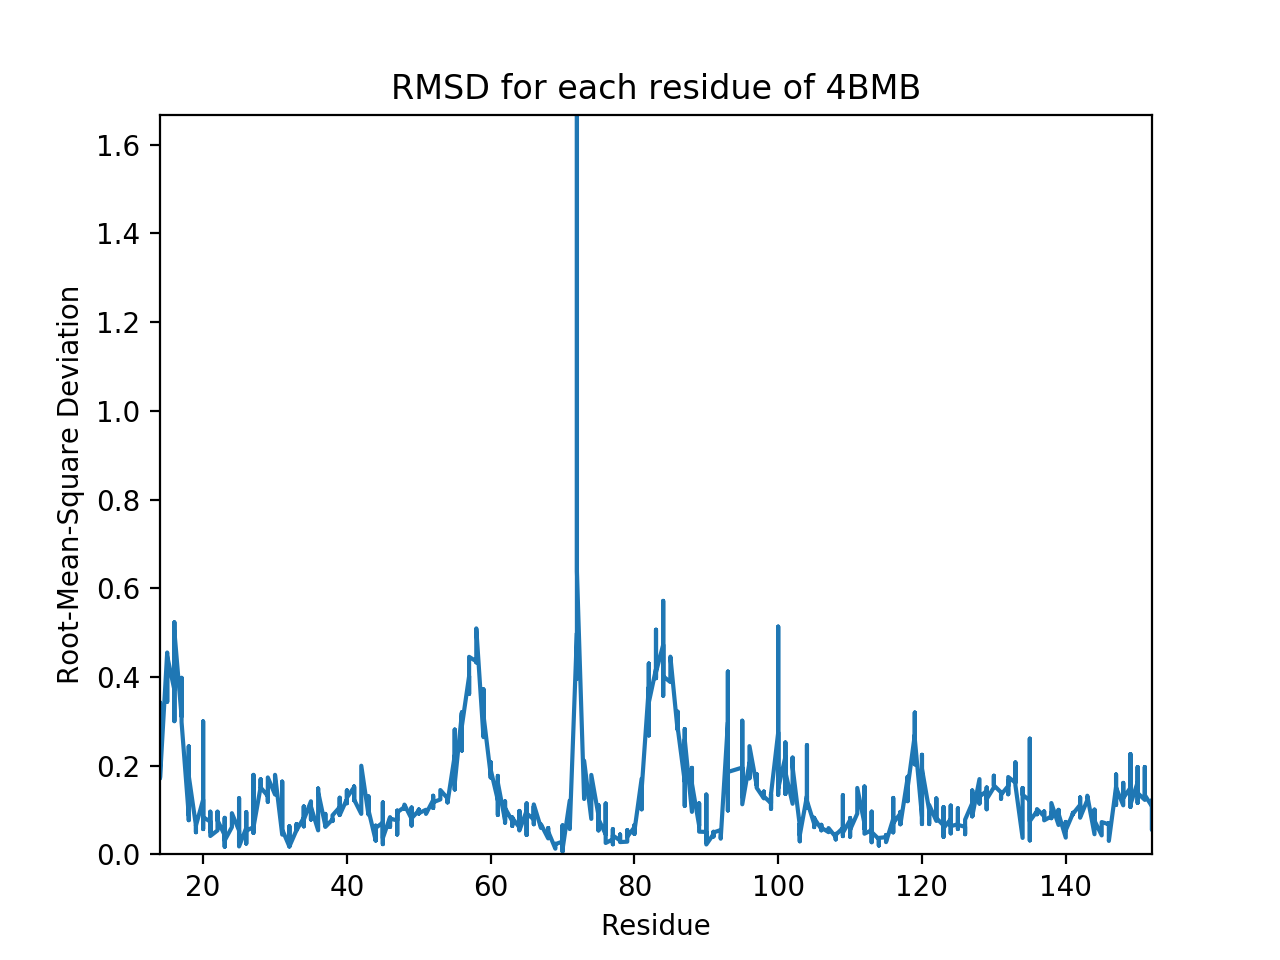

Source code (Python):
#!/usr/bin/python

__author__ = "Yekaterina Kovalyova"
__copyright__ = "Copyright 2017"
__credits__ = ["Yekaterina Kovalyova"]
__license__ = "GPL"
__version__ = "1.0.0"
__maintainer__ = "Yekaterina Kovalyova"
__email__ = "yekaterina.kovalyova@yale.edu"

### Usage:      python 4BMB_RMSD.py -p1 <pdb prot 1> -p2 <pdb prot 2>
### Example:    python 4BMB_RMSD.py -p1 4bmb_aligned.pdb -p2 4bme_aligned.pdb
### Note:       Structural comparison of protein to its mutant.

import argparse
import numpy as np
import math
import matplotlib.pyplot as plt

parser = argparse.ArgumentParser(description='Protein Structure Analysis')
parser.add_argument('-p1', '--p1', help='protein structure 1', required=True)
parser.add_argument('-p2', '--p2', help='protein structure 2', required=True)
args = parser.parse_args()

# Calculates root-mean-square deviation of positions
# of heavy atoms in backbones of two proteins
def RMSD(pdb1, pdb2):
    (res1, atom1, r1) = processPDB(pdb1) #residue #, atom names, & coordinates from pdb file1
    (res2, atom2, r2) = processPDB(pdb2) #residue #, atom names, & coordinates from pdb file2
    
    n = 0 #total number of atoms compared for RMSD calculation    
    rmsd = 0 #for total rmsd value
    RMSD = [] #RMSD for each residue
    RES = [] #corresponding residue for RMSD[]
    
    bb1 = [0, 0, 0, 0] #backbone 1 [C, N, O, CA]
    bb2 = [0, 0, 0, 0] #backbone 2 [C, N, O, CA]

    #For each residue, get RMSD of the backbone atoms
    #Not optimal, since some residues may be skipped
    for i in range (res1[0], res1[len(res1)-1]):
        #Get coordinates of each backbone atom
        bb1[0] = getCoord(i, 'C  ', [res1, atom1, r1])
        bb2[0] = getCoord(i, 'C  ', [res2, atom2, r2])
        bb1[1] = getCoord(i, 'N  ', [res1, atom1, r1])
        bb2[1] = getCoord(i, 'N  ', [res2, atom2, r2])
        bb1[2] = getCoord(i, 'O  ', [res1, atom1, r1])
        bb2[2] = getCoord(i, 'O  ', [res2, atom2, r2])
        bb1[3] = getCoord(i, 'CA ', [res1, atom1, r1])
        bb2[3] = getCoord(i, 'CA ', [res2, atom2, r2])
        
        n += 4 #Increment # atoms compared (each loop is 4 backbone atoms)

        #Calculate RMSD for each of current backbone atoms
        for j in range (0, 4):
            if not math.isnan(bb1[0][0]):
                RMSD.append( ( (np.linalg.norm(bb1[j] - bb2[j], 2, 0))**2 / 4) ** 0.5)
                RES.append(i)
                rmsd = rmsd + (np.linalg.norm(bb1[j] - bb2[j], 2, 0))**2
            else: #residue number was skipped
                break
    rmsd = (rmsd / n) ** 0.5
    print "RMSD = " + str(rmsd) #print total RMSD
    
    #Plot RMSD for each residue
    plt.figure()
    plt.plot(RES, RMSD)
    plt.axis([RES[0], RES[len(RES)-1], 0, max(RMSD)])
    plt.xlabel('Residue')
    plt.ylabel('Root-Mean-Square Deviation')
    plt.title('RMSD for each residue of 4BMB')
    plt.show()

# Extracts residue #s, atoms, and coordinates from pdb file
def processPDB(pdb):
    res = [] #residues
    atom = [] #atoms
    r = [] #x, y, z coordinates
    f = open(pdb, 'r')
    for line in f:
        if line[0:4] == "ATOM": #exclude 'TER' and 'END'
            res.append(int(line[23:26]))
            atom.append(line[13:16])
            r.append(np.array((float(line[31:38]), float(line[39:46]), float(line[47:54]))))
    return (res, atom, r)    

# Returns coordinates of atom at specified residue
def getCoord(resNum, atomType, pdb):
    #Check that residue actually exists
    #If not, return not-a-number for each coordinate
    try:
        pdb[0].index(resNum)
    except:
        return [np.nan, np.nan, np.nan]
    
    #Check that next residue exists
    #If not, next residue is one after that
    #Doesn't check if more than one residue is skipped
    try:        
        if resNum == pdb[0][len(pdb[0])-1]:
            begin = pdb[0].index(resNum)-1
            end = len(pdb[0])
        elif resNum == pdb[0][0]:
            begin = 0
            end = pdb[0].index(resNum+1)                
        else:
            begin = pdb[0].index(resNum)-1
            end = pdb[0].index(resNum+1)
    
    except ValueError:
        if resNum == pdb[0][len(pdb[0])-1]:
            begin = pdb[0].index(resNum)-1
            end = len(pdb[0])
        elif resNum == pdb[0][0]:
            begin = 0
            end = pdb[0].index(resNum+2)                
        else:
            begin = pdb[0].index(resNum)-1
            end = pdb[0].index(resNum+2)
    
    #Return coordinates
    for i in range (begin, end):
        if pdb[1][i] == atomType:
            return pdb[2][i]

# Run programs
RMSD(args.p1, args.p2)
